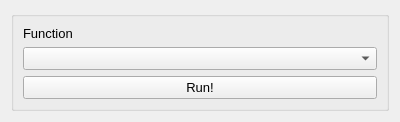
<?xml version="1.0" encoding="UTF-8"?>
<ui version="4.0">
 <class>Form</class>
 <widget class="QWidget" name="Form">
  <property name="geometry">
   <rect>
    <x>0</x>
    <y>0</y>
    <width>400</width>
    <height>112</height>
   </rect>
  </property>
  <property name="windowTitle">
   <string>Form</string>
  </property>
  <layout class="QHBoxLayout" name="horizontalLayout">
   <item>
    <widget class="QGroupBox" name="groupBox">
     <property name="font">
      <font>
       <pointsize>10</pointsize>
      </font>
     </property>
     <layout class="QVBoxLayout" name="verticalLayout">
      <item>
       <widget class="QLabel" name="label">
        <property name="text">
         <string>Function</string>
        </property>
       </widget>
      </item>
      <item>
       <widget class="QComboBox" name="cob_function"/>
      </item>
      <item>
       <widget class="QPushButton" name="but_run">
        <property name="text">
         <string>Run!</string>
        </property>
       </widget>
      </item>
     </layout>
    </widget>
   </item>
  </layout>
 </widget>
 <resources/>
 <connections/>
</ui>
